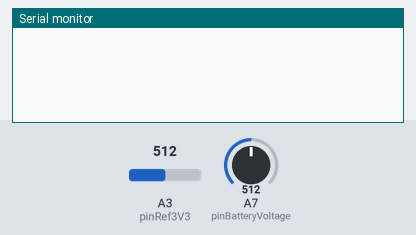
Simulated run of this sketch. Board: Arduino Nano, built with avr-gcc and run on an emulated ATmega328P. Shown: the last lines printed to the serial monitor. The test bench sets the inputs (shaded band); at power-on: A3 (pinRef3V3) = 512, A7 (pinBatteryVoltage) = 512.

Above: at 1.2 s.
1.3 s: A3 (pinRef3V3) set to 0
At 2.0 s:
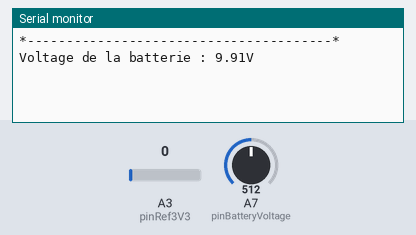
4.3 s: A7 (pinBatteryVoltage) set to 0
At 6.4 s:
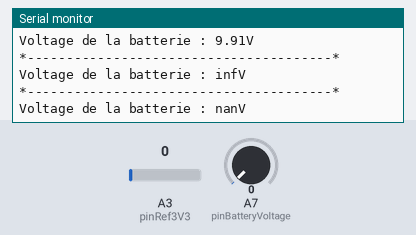
7.3 s: A3 (pinRef3V3) set to 122
At 8.6 s:
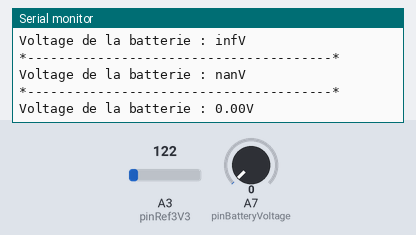
8.8 s: A7 (pinBatteryVoltage) set to 306
At 11.1 s:
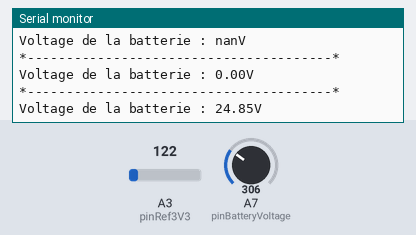

Measured:
- after the input at 4.3 s, the serial monitor: prints a new line after 1.6 s (image 2)
- after the input at 7.3 s, the serial monitor: prints a new line after 0.88 s (image 3)
- after the input at 8.8 s, the serial monitor: prints a new line after 1.7 s (image 4)

The sketch:

TestBatteryLevel.ino
```cpp
const byte pinRef3V3 = A3;
const byte pinBatteryVoltage = A7;

void setup()
{
  Serial.begin(115200);
}


float measureBatteryVoltage()
{
  /*
   * Return the voltage of the battery
   *
   */

  float referenceVoltageAnalog = averageAnalogRead(pinRef3V3, 64);
  float voltageBattAnalog = averageAnalogRead(pinBatteryVoltage, 64);

  float VoltageDropOut = 3.302;

  float voltageBatt = voltageBattAnalog * VoltageDropOut / referenceVoltageAnalog;
  return(voltageBatt);
}


int averageAnalogRead(int pinToRead, byte numberOfReadings)
{
  // function return the average value read from an analog input
  unsigned int runningValue = 0;

  for (int x = 0 ; x < numberOfReadings ; x++){
    runningValue += analogRead(pinToRead);
    delay(10);
  }
  runningValue /= numberOfReadings;

  return (runningValue);
}

void loop()
{
  float Voltage = measureBatteryVoltage()*3;

  Serial.println("*---------------------------------------*");
  Serial.println("");
  Serial.print("Voltage de la batterie : ");
  Serial.print(Voltage);
  Serial.println("V");

  delay(1000);

}
```
